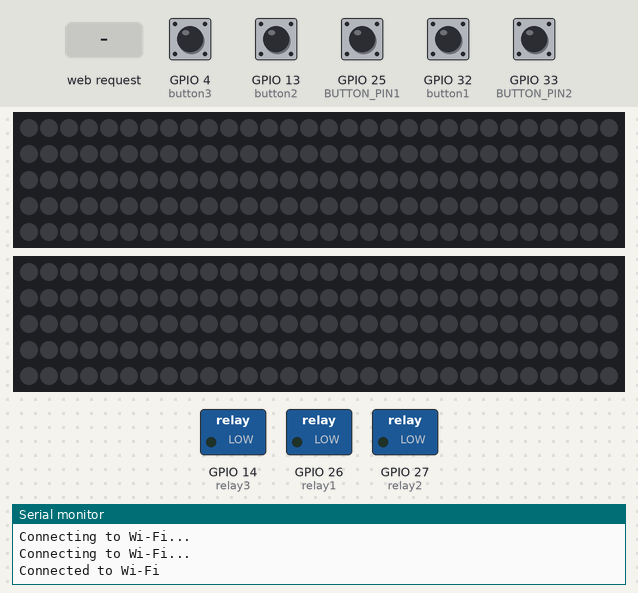
Recording of a sketch running on a simulated ESP32. Shown: 2 × 150 RGB LEDs in strip order, left to right, continuing on the next row, switched loads named in the sketch (green lamp = pin HIGH), the last lines printed to the serial monitor. The test bench sets the inputs (shaded band); at power-on: GPIO 4 (button3), GPIO 13 (button2), GPIO 25 (BUTTON_PIN1), GPIO 32 (button1), GPIO 33 (BUTTON_PIN2) HIGH. WiFi joins after 1.5 s; servers stay silent unless stated.

Above: at 3.2 s.
3.3 s: GPIO 25 (BUTTON_PIN1) pulled LOW for 0.15 s
At 4.4 s:
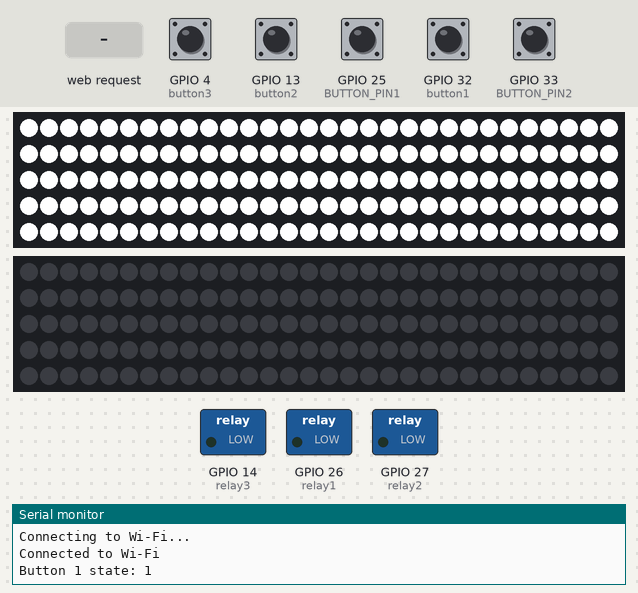
4.9 s: HTTP request GET /led2 received
At 5.6 s:
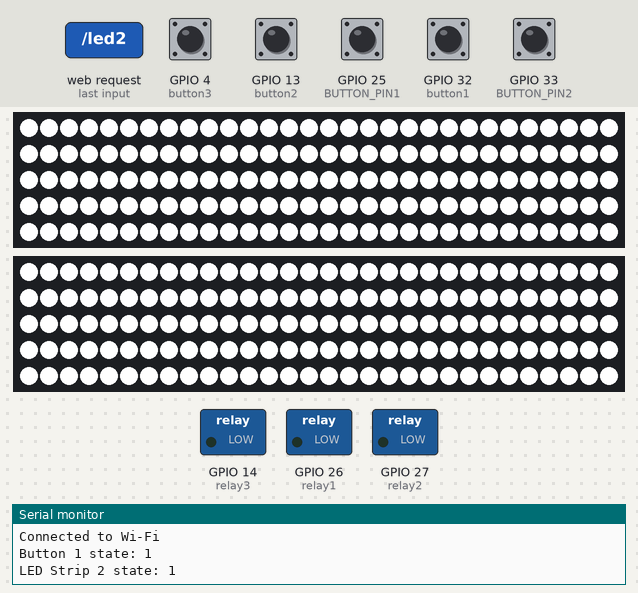
6.4 s: HTTP request GET /led1 received
At 6.7 s:
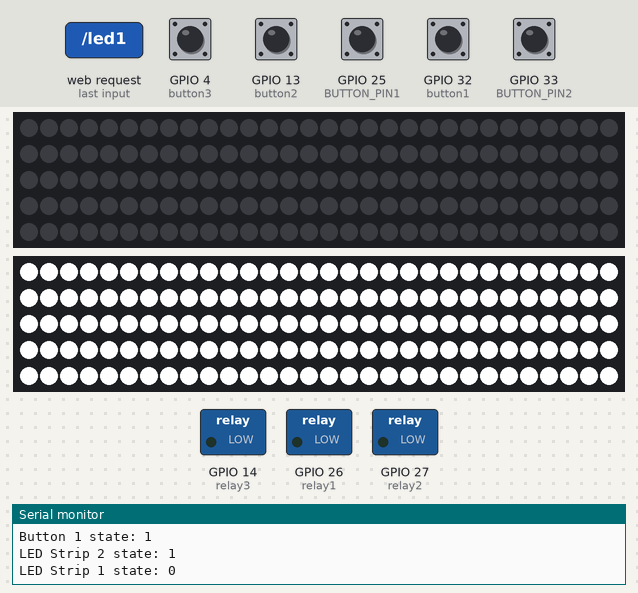
7.9 s: GPIO 4 (button3) pulled LOW for 0.15 s
At 7.98 s:
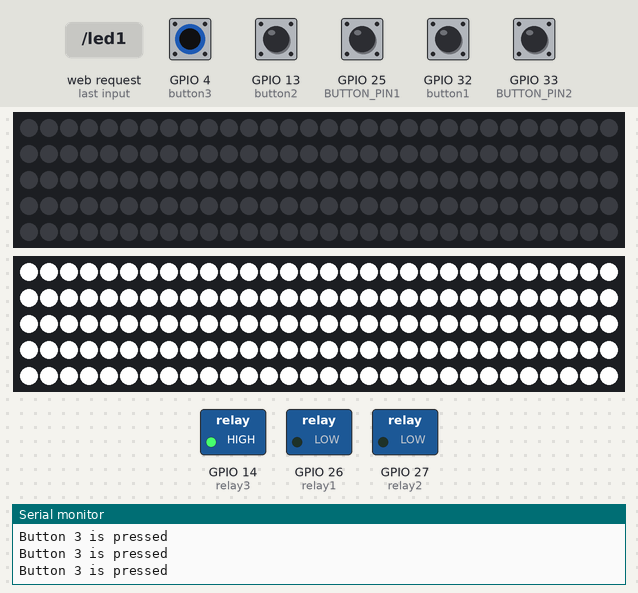
9.5 s: GPIO 13 (button2) pulled LOW for 0.15 s
At 9.58 s:
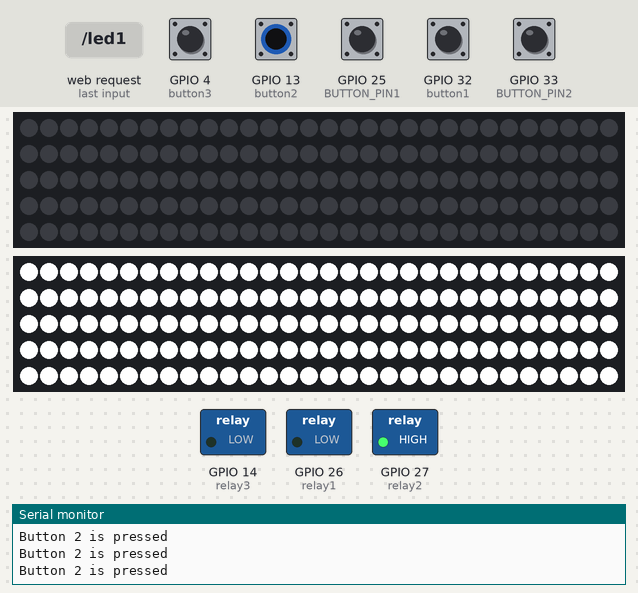
11.1 s: GPIO 32 (button1) pulled LOW for 0.15 s
At 11.19 s:
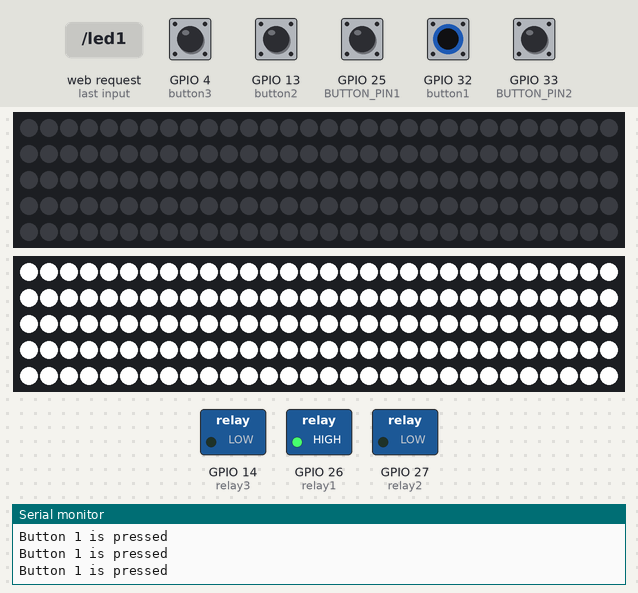
Timing chart, 0 to 13.7 s (numbered marks = the images above; inputs shaded):
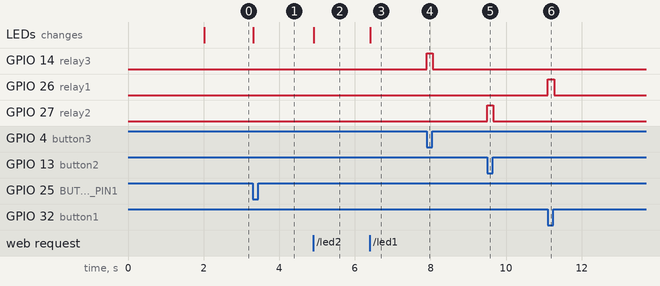

The sketch:

remote_control_led.ino
```cpp
#include <WiFi.h>
#include <WebServer.h>
#include <FastLED.h>

// Define button pins for the relays
const int button1 = 32;
const int button2 = 13;
const int button3 = 4;

// Define relay pins
const int relay1 = 26;
const int relay2 = 27;
const int relay3 = 14;

// Define LED button pins
#define BUTTON_PIN1 25
#define BUTTON_PIN2 33

// Define LED strip pins
#define LED_PIN1 22
#define LED_PIN2 5
#define NUM_LEDS 150

CRGB leds1[NUM_LEDS];
CRGB leds2[NUM_LEDS];

// LED button states
bool button1State = false;
bool button2State = false;
bool lastButton1State = HIGH;
bool lastButton2State = HIGH;

// Replace with your Wi-Fi network credentials
const char* ssid = "your_SSID_here";
const char* password = "your_password_here";

// Create a web server on port 80
WebServer server(80);

void handleRoot() {
  String html = R"rawliteral(
<!DOCTYPE html>
<html>
<head>
    <title>SmartHome</title>
    <meta name="viewport" content="width=device-width, initial-scale=1">
    <meta charset="UTF-8">
    <style>
        body {
            font-family: Arial, sans-serif;
            text-align: center;
            background-color: #f0f0ed;
            padding: 20px;
        }
        h1 {
            font-size: 24px;
            margin-top: 20px;
        }
        h2 {
            font-size: 20px;
            color: #555;
        }
        button {
            display: block;
            width: 80%;
            margin: 20px auto;
            padding: 20px;
            font-size: 18px;
            border: none;
            color: white;
            border-radius: 5px;
            cursor: pointer;
        }
        button:hover {
            opacity: 0.9;
        }
        #relay1 {
            background-color: #4CAF50;
        }
        #relay2 {
            background-color: #555555;
        }
        #relay3 {
            background-color: #f44336;
        }
        #led1 {
            background-color: #f5f505;
        }
        #led2 {
            background-color: #79d2e6;
        }
    </style>
</head>
<body>
    <h1>SmartHome Control</h1>
    <h2>Room Control</h2>
    <button id="relay1" onclick="fetch('/relay1')">Up</button>
    <button id="relay2" onclick="fetch('/relay2')">Pause</button>
    <button id="relay3" onclick="fetch('/relay3')">Down</button>
    <button id="led1" onclick="fetch('/led1')">Office LED</button>
    <button id="led2" onclick="fetch('/led2')">Printer LED</button>
</body>
</html>
  )rawliteral";

  server.send(200, "text/html; charset=UTF-8", html);
}

void handleRelay1() {
  Serial.println("Relay 1 request");
  digitalWrite(relay1, HIGH); // Activate relay 1
  delay(500);
  digitalWrite(relay1, LOW); // Deactivate relay 1
  server.send(200, "text/plain", "Toggled Relay 1");
}

void handleRelay2() {
  Serial.println("Relay 2 request");
  digitalWrite(relay2, HIGH); // Activate relay 2
  delay(500);
  digitalWrite(relay2, LOW); // Deactivate relay 2
  server.send(200, "text/plain", "Toggled Relay 2");
}

void handleRelay3() {
  Serial.println("Relay 3 request");
  digitalWrite(relay3, HIGH); // Activate relay 3
  delay(500);
  digitalWrite(relay3, LOW); // Deactivate relay 3
  server.send(200, "text/plain", "Toggled Relay 3");
}

void handleLed1() {
  button1State = !button1State; // Toggle state
  Serial.print("LED Strip 1 state: ");
  Serial.println(button1State);

  for (int i = 0; i < NUM_LEDS; i++) {
    leds1[i] = button1State ? CRGB::White : CRGB::Black;
  }
  FastLED.show();
  server.send(200, "text/plain", button1State ? "LED Strip 1 ON" : "LED Strip 1 OFF");
}

void handleLed2() {
  button2State = !button2State; // Toggle state
  Serial.print("LED Strip 2 state: ");
  Serial.println(button2State);

  for (int i = 0; i < NUM_LEDS; i++) {
    leds2[i] = button2State ? CRGB::White : CRGB::Black;
  }
  FastLED.show();
  server.send(200, "text/plain", button2State ? "LED Strip 2 ON" : "LED Strip 2 OFF");
}

void reconnectWiFi() {
  if (WiFi.status() != WL_CONNECTED) {
    Serial.println("Lost Wi-Fi connection. Attempting to reconnect...");
    WiFi.begin(ssid, password);
    while (WiFi.status() != WL_CONNECTED) {
      delay(1000);
      Serial.println("Connecting to Wi-Fi...");
    }
    Serial.println("Reconnected to Wi-Fi");
  }
}

void setup() {
  pinMode(button1, INPUT_PULLUP);
  pinMode(button2, INPUT_PULLUP);
  pinMode(button3, INPUT_PULLUP);

  pinMode(relay1, OUTPUT);
  pinMode(relay2, OUTPUT);
  pinMode(relay3, OUTPUT);

  digitalWrite(relay1, LOW);
  digitalWrite(relay2, LOW);
  digitalWrite(relay3, LOW);

  FastLED.addLeds<WS2811, LED_PIN1, GRB>(leds1, NUM_LEDS).setCorrection(TypicalLEDStrip);
  FastLED.addLeds<WS2811, LED_PIN2, GRB>(leds2, NUM_LEDS).setCorrection(TypicalLEDStrip);
  FastLED.setBrightness(255); // Set maximum brightness

  pinMode(BUTTON_PIN1, INPUT_PULLUP);
  pinMode(BUTTON_PIN2, INPUT_PULLUP);

  Serial.begin(9600);
  Serial.println("ESP32 ready");

  WiFi.begin(ssid, password);
  while (WiFi.status() != WL_CONNECTED) {
    delay(1000);
    Serial.println("Connecting to Wi-Fi...");
  }
  Serial.println("Connected to Wi-Fi");

  server.on("/", handleRoot);
  server.on("/relay1", handleRelay1);
  server.on("/relay2", handleRelay2);
  server.on("/relay3", handleRelay3);
  server.on("/led1", handleLed1);
  server.on("/led2", handleLed2);

  server.begin();
}

void loop() {
  reconnectWiFi();

  int state1 = digitalRead(button1);
  int state2 = digitalRead(button2);
  int state3 = digitalRead(button3);

  if (state1 == LOW) {
    Serial.println("Button 1 is pressed");
    digitalWrite(relay1, HIGH); // Activate relay 1
  } else {
    digitalWrite(relay1, LOW); // Deactivate relay 1
  }

  if (state2 == LOW) {
    Serial.println("Button 2 is pressed");
    digitalWrite(relay2, HIGH); // Activate relay 2
  } else {
    digitalWrite(relay2, LOW); // Deactivate relay 2
  }

  if (state3 == LOW) {
    Serial.println("Button 3 is pressed");
    digitalWrite(relay3, HIGH); // Activate relay 3
  } else {
    digitalWrite(relay3, LOW); // Deactivate relay 3
  }

  bool currentButton1State = digitalRead(BUTTON_PIN1);
  bool currentButton2State = digitalRead(BUTTON_PIN2);

  if (currentButton1State == LOW && lastButton1State == HIGH) {
    button1State = !button1State;
    Serial.print("Button 1 state: ");
    Serial.println(button1State);
  }

  if (currentButton2State == LOW && lastButton2State == HIGH) {
    button2State = !button2State;
    Serial.print("Button 2 state: ");
    Serial.println(button2State);
  }

  lastButton1State = currentButton1State;
  lastButton2State = currentButton2State;

  for (int i = 0; i < NUM_LEDS; i++) {
    leds1[i] = button1State ? CRGB::White : CRGB::Black;
    leds2[i] = button2State ? CRGB::White : CRGB::Black;
  }

  FastLED.show();
  server.handleClient();
}
```

Measured:
- after the input at 3.3 s, the LEDs: change at once (image 1)
- after the input at 4.9 s, the LEDs: change at once (image 2)
- after the input at 6.4 s, the LEDs: change at once (image 3)
- after the input at 7.9 s, GPIO 14 (relay3): LOW → HIGH at once, → LOW 0.16 s later
- after the input at 9.5 s, GPIO 27 (relay2): LOW → HIGH at once, → LOW 0.16 s later
- after the input at 11.1 s, GPIO 26 (relay1): LOW → HIGH at once, → LOW 0.16 s later
